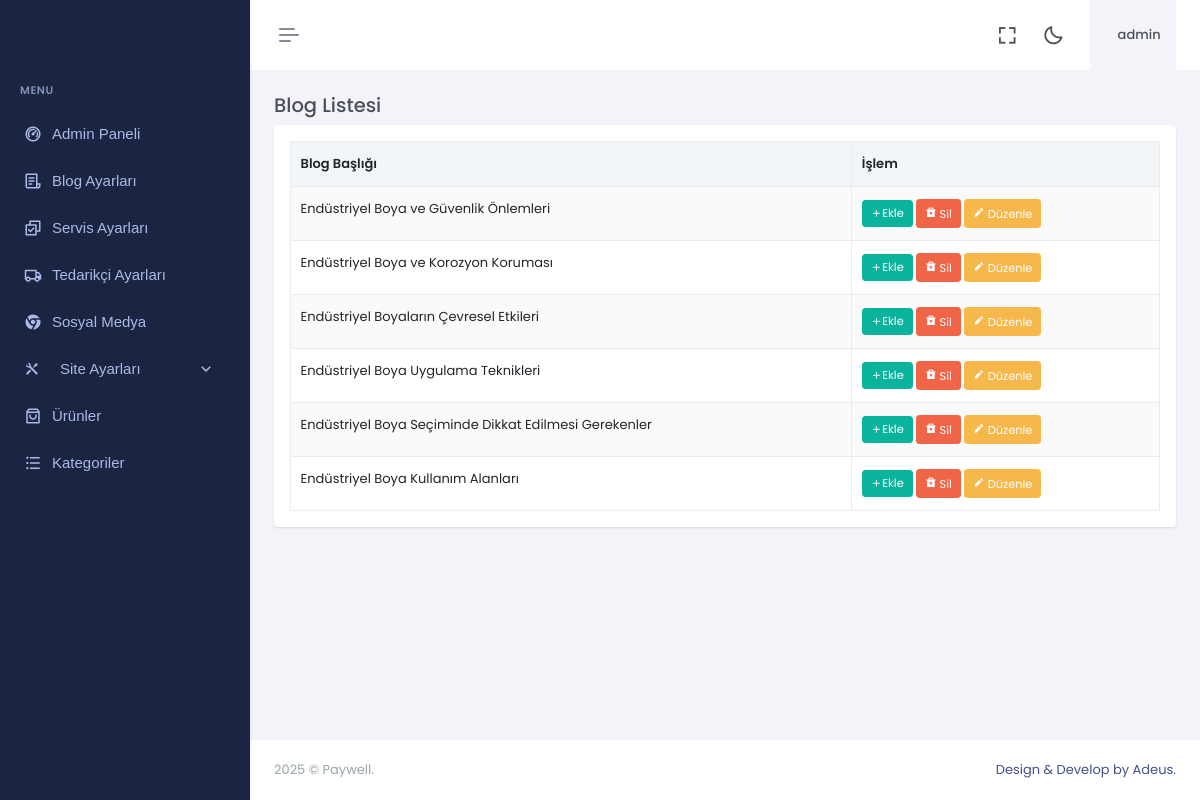
/dashboard/blog.php (signed in), run on the app's committed database.
### tables this page shows
CREATE TABLE IF NOT EXISTS `blog` (
  `id` int(11) NOT NULL,
  `blog_title` varchar(1000) NOT NULL,
  `blog_desc` varchar(1000) NOT NULL,
  `blog_detail` varchar(5000) NOT NULL,
  `logo` varchar(2000) NOT NULL,
  `updated_at` timestamp NOT NULL DEFAULT current_timestamp() ON UPDATE current_timestamp()
);

### dashboard/blog.php (the view, shortened to what this page needs)
<?php
include "header.php";
include "sidebar.php";
?>
<div class="main-content">
  <div class="page-content">
    <div class="container-fluid">
      <div class="row">
        <div class="col-12">
          <h4 class="page-title">Blog Listesi</h4>
        </div>
      </div>
      <div class="row">
        <div class="col-12">
          <div class="card">
            <div class="card-body">
              <table class="table table-striped table-bordered mb-0">
                <thead class="table-light">
                  <tr>
                    <th>Blog Başlığı</th>
                    <th>İşlem</th>
                  </tr>
                </thead>
                <tbody>
                  <?php
                  $sorgu = "SELECT * FROM blog ORDER BY id DESC";
                  $sonuc = mysqli_query($con, $sorgu);
                  while ($row = mysqli_fetch_assoc($sonuc)) {
                      $id     = $row['id'];
                      $baslik = htmlspecialchars($row['blog_title'], ENT_QUOTES, 'UTF-8');
                      echo "<tr>
                              <td>{$baslik}</td>
                              <td>
                                <a href='add-blog.php'
                                class='btn btn-sm btn-success'>
                                    <i class='ri-add-line align-middle'></i>Ekle
                                </a>
                                <a href='blog.php?delete_id={$id}'
                                  class='btn btn-sm btn-danger'
                                  title='Sil'
                                  onclick=\"return confirm('Bu blogu silmek istediğinize emin misiniz?');\">
                                  <i class='ri-delete-bin-2-fill'></i> Sil
                                </a>
                                <a href='editblog.php?id={$id}'
                                   class='btn btn-sm btn-warning me-1'
                                   title='Düzenle'>
                                  <i class='ri-pencil-fill'></i> Düzenle
                                </a>
                              </td>
                            </tr>";
                  }
                  ?>
                </tbody>
              </table>
            </div>
          </div>
        </div>
      </div>
    </div>
  </div>
</div>
<?php include "footer.php"; ?>

### data on the page
blog: blog_title "Endüstriyel Boya ve Güvenlik Önlemleri"
blog: blog_title "Endüstriyel Boya ve Korozyon Koruması"
blog: blog_title "Endüstriyel Boyaların Çevresel Etkileri"
blog: blog_title "Endüstriyel Boya Uygulama Teknikleri"
blog: blog_title "Endüstriyel Boya Seçiminde Dikkat Edilmesi Gerekenler"
blog: blog_title "Endüstriyel Boya Kullanım Alanları"

### other printed values
$username "admin"
